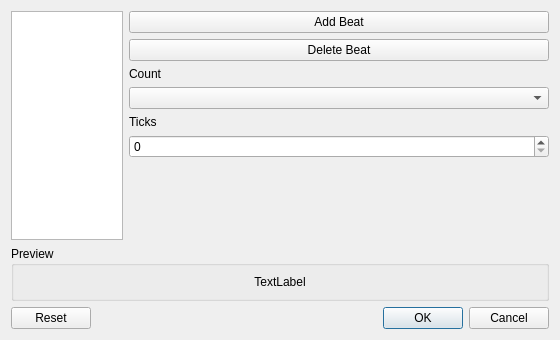
<?xml version="1.0" encoding="UTF-8"?>
<ui version="4.0">
 <class>complexCountDialog</class>
 <widget class="QDialog" name="complexCountDialog">
  <property name="geometry">
   <rect>
    <x>0</x>
    <y>0</y>
    <width>560</width>
    <height>340</height>
   </rect>
  </property>
  <property name="minimumSize">
   <size>
    <width>520</width>
    <height>320</height>
   </size>
  </property>
  <property name="windowTitle">
   <string>Edit Complex Measure Count</string>
  </property>
  <layout class="QVBoxLayout" name="verticalLayout_2">
   <item>
    <layout class="QHBoxLayout" name="horizontalLayout_2">
     <item>
      <widget class="QListWidget" name="beatList">
       <property name="sizePolicy">
        <sizepolicy hsizetype="Fixed" vsizetype="Expanding">
         <horstretch>0</horstretch>
         <verstretch>0</verstretch>
        </sizepolicy>
       </property>
       <property name="minimumSize">
        <size>
         <width>110</width>
         <height>0</height>
        </size>
       </property>
       <property name="maximumSize">
        <size>
         <width>130</width>
         <height>16777215</height>
        </size>
       </property>
       <property name="toolTip">
        <string>List of beats in the measure count</string>
       </property>
       <property name="editTriggers">
        <set>QAbstractItemView::NoEditTriggers</set>
       </property>
       <property name="showDropIndicator" stdset="0">
        <bool>false</bool>
       </property>
      </widget>
     </item>
     <item>
     <layout class="QVBoxLayout" name="verticalLayout">
       <property name="sizeConstraint">
        <enum>QLayout::SetDefaultConstraint</enum>
       </property>
       <item>
        <widget class="QPushButton" name="addButton">
         <property name="toolTip">
          <string>Add a new beat at the end of this count</string>
         </property>
         <property name="text">
          <string>Add Beat</string>
         </property>
        </widget>
       </item>
       <item>
        <widget class="QPushButton" name="deleteButton">
         <property name="toolTip">
          <string>Delete the currently selected count</string>
         </property>
         <property name="text">
          <string>Delete Beat</string>
         </property>
        </widget>
       </item>
       <item>
        <widget class="QLabel" name="label_2">
         <property name="text">
          <string>Count</string>
         </property>
        </widget>
       </item>
       <item>
       <widget class="QComboBox" name="countBox">
         <property name="minimumSize">
          <size>
           <width>420</width>
           <height>0</height>
          </size>
         </property>
         <property name="toolTip">
          <string>Count to use for the current beat</string>
         </property>
        </widget>
       </item>
       <item>
        <widget class="QLabel" name="label_3">
         <property name="text">
          <string>Ticks</string>
         </property>
        </widget>
       </item>
       <item>
        <widget class="QSpinBox" name="numTicksSpinBox">
         <property name="toolTip">
          <string>How many ticks of the count should the current beat use?</string>
         </property>
        </widget>
       </item>
       <item>
        <spacer name="verticalSpacer">
         <property name="orientation">
          <enum>Qt::Vertical</enum>
         </property>
         <property name="sizeHint" stdset="0">
          <size>
           <width>20</width>
           <height>40</height>
          </size>
         </property>
        </spacer>
       </item>
      </layout>
     </item>
    </layout>
   </item>
   <item>
    <widget class="QGroupBox" name="groupBox">
     <property name="toolTip">
      <string>Preview of the measure count according to the current settings</string>
     </property>
     <property name="title">
      <string>Preview</string>
     </property>
     <layout class="QHBoxLayout" name="horizontalLayout">
      <item>
       <widget class="QLabel" name="previewText">
        <property name="autoFillBackground">
         <bool>false</bool>
        </property>
        <property name="frameShape">
         <enum>QFrame::NoFrame</enum>
        </property>
        <property name="frameShadow">
         <enum>QFrame::Sunken</enum>
        </property>
        <property name="text">
         <string>TextLabel</string>
        </property>
        <property name="alignment">
         <set>Qt::AlignCenter</set>
        </property>
        <property name="wordWrap">
         <bool>true</bool>
        </property>
        <property name="textInteractionFlags">
         <set>Qt::NoTextInteraction</set>
        </property>
       </widget>
      </item>
     </layout>
    </widget>
   </item>
   <item>
    <widget class="QDialogButtonBox" name="buttonBox">
     <property name="toolTip">
      <string>Reset the count to the original settings</string>
     </property>
     <property name="orientation">
      <enum>Qt::Horizontal</enum>
     </property>
     <property name="standardButtons">
      <set>QDialogButtonBox::Cancel|QDialogButtonBox::Ok|QDialogButtonBox::Reset</set>
     </property>
    </widget>
   </item>
  </layout>
 </widget>
 <resources/>
 <connections>
  <connection>
   <sender>buttonBox</sender>
   <signal>accepted()</signal>
   <receiver>complexCountDialog</receiver>
   <slot>accept()</slot>
   <hints>
    <hint type="sourcelabel">
     <x>248</x>
     <y>254</y>
    </hint>
    <hint type="destinationlabel">
     <x>157</x>
     <y>274</y>
    </hint>
   </hints>
  </connection>
  <connection>
   <sender>buttonBox</sender>
   <signal>rejected()</signal>
   <receiver>complexCountDialog</receiver>
   <slot>reject()</slot>
   <hints>
    <hint type="sourcelabel">
     <x>316</x>
     <y>260</y>
    </hint>
    <hint type="destinationlabel">
     <x>286</x>
     <y>274</y>
    </hint>
   </hints>
  </connection>
 </connections>
</ui>
